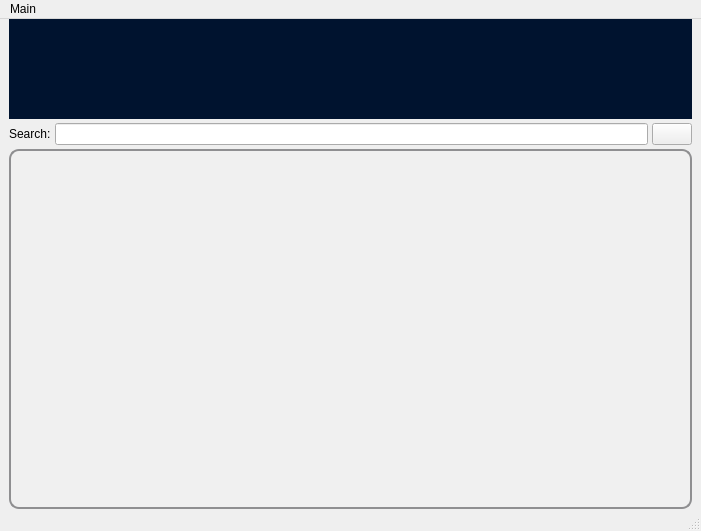
<?xml version="1.0" encoding="UTF-8"?>
<ui version="4.0">
 <class>MainWindow</class>
 <widget class="QMainWindow" name="MainWindow">
  <property name="geometry">
   <rect>
    <x>0</x>
    <y>0</y>
    <width>701</width>
    <height>531</height>
   </rect>
  </property>
  <property name="windowTitle">
   <string>ProxVDI</string>
  </property>
  <property name="windowIcon">
   <iconset>
    <normaloff>logo/logo_32x32.png</normaloff>logo/logo_32x32.png</iconset>
  </property>
  <property name="styleSheet">
   <string notr="true"/>
  </property>
  <widget class="QWidget" name="centralwidget">
   <layout class="QVBoxLayout" name="verticalLayout">
    <property name="spacing">
     <number>4</number>
    </property>
    <property name="leftMargin">
     <number>9</number>
    </property>
    <property name="topMargin">
     <number>0</number>
    </property>
    <property name="bottomMargin">
     <number>0</number>
    </property>
    <item>
     <widget class="QLabel" name="logo_label">
      <property name="minimumSize">
       <size>
        <width>0</width>
        <height>100</height>
       </size>
      </property>
      <property name="styleSheet">
       <string notr="true">background-color: rgb(0, 19, 47);</string>
      </property>
      <property name="text">
       <string/>
      </property>
      <property name="pixmap">
       <pixmap>../logo/logo_breit.png</pixmap>
      </property>
     </widget>
    </item>
    <item>
     <layout class="QHBoxLayout" name="horizontalLayout">
      <property name="topMargin">
       <number>0</number>
      </property>
      <item>
       <widget class="QLabel" name="label">
        <property name="text">
         <string>Search:</string>
        </property>
       </widget>
      </item>
      <item>
       <widget class="QLineEdit" name="search_line"/>
      </item>
      <item>
       <widget class="QPushButton" name="reload_button">
        <property name="text">
         <string/>
        </property>
        <property name="icon">
         <iconset>
          <normaloff>../icons/reload.svg</normaloff>../icons/reload.svg</iconset>
        </property>
       </widget>
      </item>
     </layout>
    </item>
    <item>
     <widget class="QListView" name="vm_listview">
      <property name="styleSheet">
       <string notr="true">QListView {
            border: 2px solid #8f8f91;  /* Rahmenfarbe */
            border-radius: 10px;  /* Abrundung der Ecken */
            background-color: #f0f0f0;  /* Hintergrundfarbe */
        }
        QListView::item {
            padding: 5px;  /* Abstand innerhalb der Listenelemente */
        }
        QListView::item:selected {
            background-color: #6699ff;  /* Hintergrundfarbe für ausgewählte Elemente */
            color: white;  /* Schriftfarbe für ausgewählte Elemente */
        }</string>
      </property>
      <property name="iconSize">
       <size>
        <width>100</width>
        <height>100</height>
       </size>
      </property>
      <property name="resizeMode">
       <enum>QListView::Adjust</enum>
      </property>
      <property name="viewMode">
       <enum>QListView::IconMode</enum>
      </property>
     </widget>
    </item>
   </layout>
  </widget>
  <widget class="QMenuBar" name="menubar">
   <property name="geometry">
    <rect>
     <x>0</x>
     <y>0</y>
     <width>701</width>
     <height>20</height>
    </rect>
   </property>
   <widget class="QMenu" name="menuMain">
    <property name="title">
     <string>Main</string>
    </property>
    <addaction name="actionSetting"/>
    <addaction name="actionLogout"/>
    <addaction name="actionLogin"/>
    <addaction name="actionExit"/>
   </widget>
   <addaction name="menuMain"/>
  </widget>
  <widget class="QStatusBar" name="statusbar"/>
  <action name="actionLogout">
   <property name="enabled">
    <bool>false</bool>
   </property>
   <property name="text">
    <string>Logout</string>
   </property>
  </action>
  <action name="actionSetting">
   <property name="text">
    <string>Settings</string>
   </property>
  </action>
  <action name="actionLogin">
   <property name="text">
    <string>Login</string>
   </property>
  </action>
  <action name="actionExit">
   <property name="text">
    <string>Exit</string>
   </property>
  </action>
 </widget>
 <tabstops>
  <tabstop>vm_listview</tabstop>
 </tabstops>
 <resources/>
 <connections/>
</ui>
